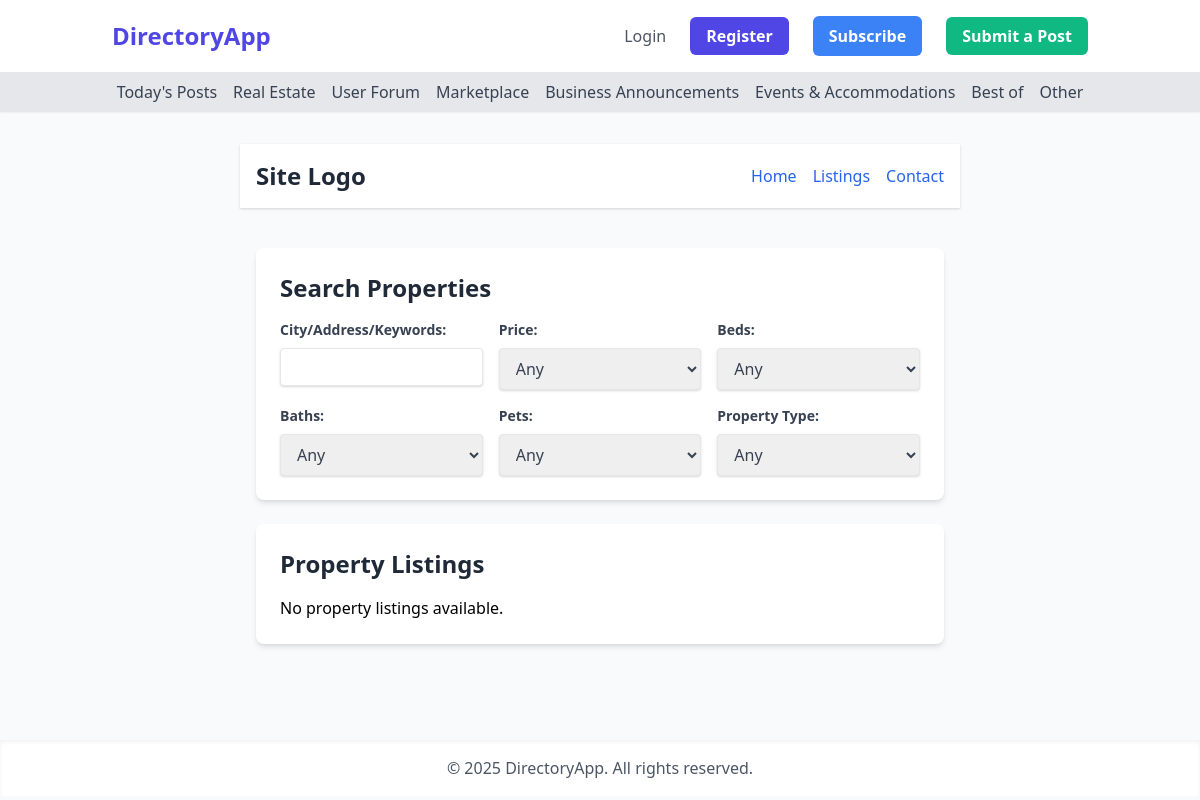
The page /real_estate on the database as committed earlier.
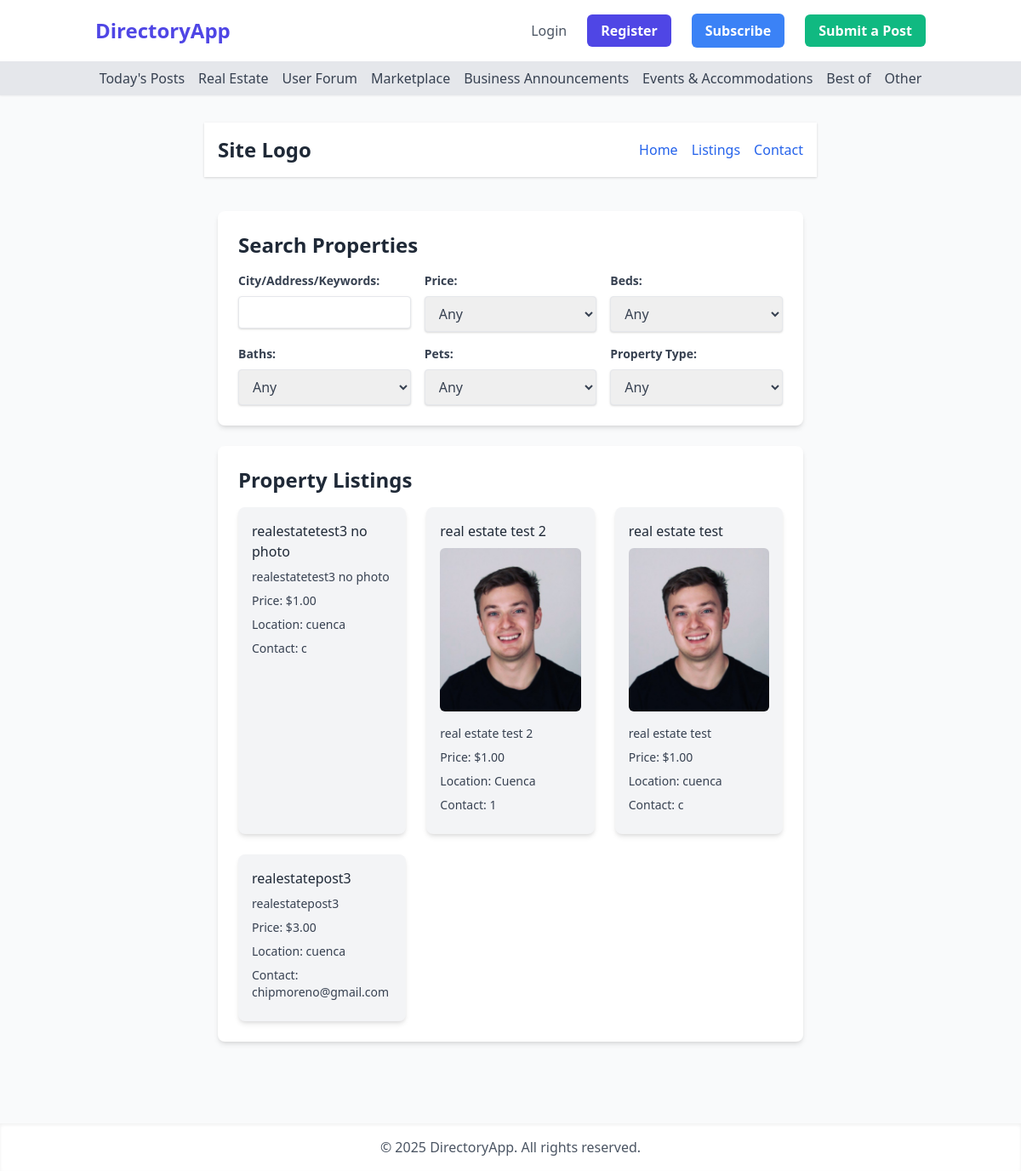
The same page on the database as committed later.
### app/models.py (models this page shows, shortened)
class Post(db.Model):
    __tablename__ = 'posts'
    id = db.Column(db.Integer, primary_key=True)
    title = db.Column(db.String(120), nullable=False)
    description = db.Column(db.Text, nullable=False)
    price = db.Column(db.Numeric(10, 2), nullable=False)
    location = db.Column(db.String(120), nullable=False)
    contact_info = db.Column(db.Text, nullable=False)
    is_active = db.Column(db.Boolean, default=True)
    created_at = db.Column(db.DateTime, default=datetime.utcnow)
    user_id = db.Column(db.Integer, db.ForeignKey('users.id'), nullable=False)
    category = db.Column(db.String(50), nullable=False, default='general')
    photos = db.relationship('Photo', backref='post', lazy=True)

class Photo(db.Model):
    __tablename__ = 'photos'
    id = db.Column(db.Integer, primary_key=True)
    filename = db.Column(db.String(120), nullable=False)
    post_id = db.Column(db.Integer, db.ForeignKey('posts.id'), nullable=False)

### app/main/routes.py (the view)
@main_bp.route('/real_estate')
def real_estate():
    posts = Post.query.filter_by(is_active=True, category='real-estate').order_by(Post.created_at.desc()).all()
    return render_template('real_estate.html', title='Real Estate', posts=posts)

### app/templates/real_estate.html (shortened to what this page needs)
{% extends "base.html" %}
{% block content %}
<header class="bg-white shadow p-4 mb-6">
    <div class="container mx-auto flex justify-between items-center">
        <div class="text-2xl font-bold text-gray-800">Site Logo</div>
        <nav>
            <ul class="flex space-x-4">
                <li><a href="#" class="text-blue-600 hover:underline">Home</a></li>
                <li><a href="#" class="text-blue-600 hover:underline">Listings</a></li>
                <li><a href="#" class="text-blue-600 hover:underline">Contact</a></li>
            </ul>
        </nav>
    </div>
</header>
<main class="container mx-auto p-4">
    <div id="search-container" class="bg-white p-6 rounded-lg shadow-md mb-6">
        <h2 class="text-2xl font-bold text-gray-800 mb-4">Search Properties</h2>
    </div>
    <div class="property-listings bg-white p-6 rounded-lg shadow-md">
        <h2 class="text-2xl font-bold text-gray-800 mb-4">Property Listings</h2>
        {% if posts %}
            <div class="grid grid-cols-1 md:grid-cols-2 lg:grid-cols-3 gap-6">
                {% for post in posts %}
                    <div class="bg-gray-100 p-4 rounded-lg shadow-md">
                        <h3 class="text-base text-gray-800 mb-2"><a href="{{ url_for('main.post_detail', post_id=post.id) }}">{{ post.title }}</a></h3>
                        {% if post.photos %}
                            {% set first_photo = post.photos[0] %}
                            <img src="{{ url_for('static', filename='uploads/' + first_photo.filename) }}" alt="{{ post.title }}" class="w-full h-48 object-cover rounded-md mb-4">
                        {% endif %}
                        <p class="text-gray-700 mb-2 text-sm">{{ post.description }}</p>
                        {% if post.price %}
                        <p class="text-gray-700 mb-2 text-sm">Price: ${{ "%.2f"|format(post.price) }}</p>
                        {% endif %}
                        {% if post.location %}
                        <p class="text-gray-700 mb-2 text-sm">Location: {{ post.location }}</p>
                        {% endif %}
                        {% if post.contact_info %}
                        <p class="text-gray-700 mb-2 text-sm">Contact: {{ post.contact_info }}</p>
                        {% endif %}
                    </div>
                {% endfor %}
            </div>
        {% else %}
            <p>No property listings available.</p>
        {% endif %}
    </div>
</main>
{% endblock %}

Rows that differ between the two databases and show on the page:
added Post: title "realestatetest3 no photo", description "realestatetest3 no photo", price "1.00", location "cuenca", contact_info "c"
added Post: title "real estate test 2", filename (picture), description "real estate test 2", price "1.00", location "Cuenca", contact_info "1"
added Post: title "real estate test", filename (picture), description "real estate test", price "1.00", location "cuenca", contact_info "c"
added Post: title "realestatepost3", description "realestatepost3", price "3.00", location "cuenca", contact_info "chipmoreno@gmail.com"
Other text that changed with them:
text no longer shown: "No property listings available."
